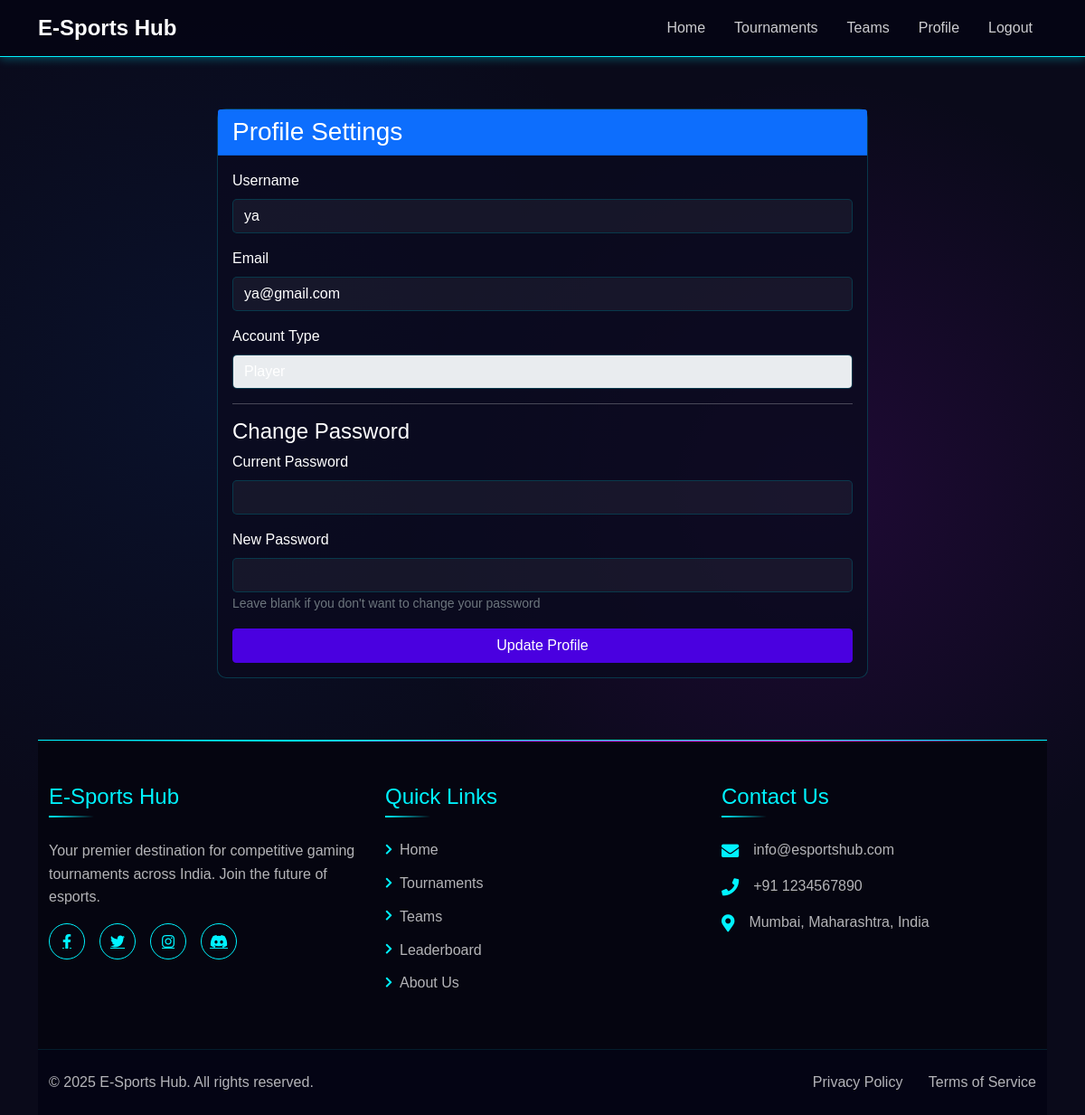
The page /profile.php (signed in) on the database its author committed.
### tables this page shows
CREATE TABLE `users` (
  `user_id` int(11) NOT NULL,
  `username` varchar(50) NOT NULL,
  `email` varchar(100) NOT NULL,
  `password` varchar(255) NOT NULL,
  `user_type` enum('player','organizer') NOT NULL,
  `is_verified` tinyint(1) DEFAULT 0,
  `verification_token` varchar(255) DEFAULT NULL,
  `token_expiry` datetime DEFAULT NULL,
  `created_at` timestamp NOT NULL DEFAULT current_timestamp()
);

### profile.php (the view, shortened to what this page needs)
<?php
require_once 'includes/init.php';
$user_id = $_SESSION['user_id'];
$sql = "SELECT * FROM users WHERE user_id = ?";
$stmt = $conn->prepare($sql);
$stmt->bind_param("i", $user_id);
$stmt->execute();
$result = $stmt->get_result();
$user = $result->fetch_assoc();
include 'includes/header.php';
?>
<div class="container my-5">
    <div class="row justify-content-center">
        <div class="col-md-8">
            <div class="card">
                <div class="card-header bg-primary text-white">
                    <h3 class="mb-0">Profile Settings</h3>
                </div>
                <div class="card-body">
                    <form method="POST" action="">
                        <div class="mb-3">
                            <label for="username" class="form-label">Username</label>
                            <input type="text" class="form-control" id="username" name="username"
                                   value="<?php echo htmlspecialchars($user['username']); ?>" required>
                        </div>
                        <div class="mb-3">
                            <label for="email" class="form-label">Email</label>
                            <input type="email" class="form-control" id="email" name="email"
                                   value="<?php echo htmlspecialchars($user['email']); ?>" required>
                        </div>
                        <div class="mb-3">
                            <label for="user_type" class="form-label">Account Type</label>
                            <input type="text" class="form-control" value="<?php echo ucfirst(htmlspecialchars($user['user_type'])); ?>" readonly>
                        </div>
                        <hr>
                        <h4>Change Password</h4>
                        <div class="mb-3">
                            <label for="current_password" class="form-label">Current Password</label>
                            <input type="password" class="form-control" id="current_password" name="current_password">
                        </div>
                        <div class="mb-3">
                            <label for="new_password" class="form-label">New Password</label>
                            <input type="password" class="form-control" id="new_password" name="new_password">
                            <small class="text-muted">Leave blank if you don't want to change your password</small>
                        </div>
                        <div class="d-grid">
                            <button type="submit" class="btn btn-primary">Update Profile</button>
                        </div>
                    </form>
                </div>
            </div>
        </div>
    </div>
</div>
<?php include 'includes/footer.php'; ?>

### includes/header.php (shortened to what this page needs)
<!DOCTYPE html>
<html lang="en">
<head>
    <link href="https://cdn.jsdelivr.net/npm/bootstrap@5.1.3/dist/css/bootstrap.min.css" rel="stylesheet">
    <link href="https://cdnjs.cloudflare.com/ajax/libs/font-awesome/5.15.4/css/all.min.css" rel="stylesheet">
    <link href="assets/css/style.css" rel="stylesheet">
    <link href="https://cdnjs.cloudflare.com/ajax/libs/aos/2.3.4/aos.css" rel="stylesheet">
</head>
<body>
    <nav class="navbar navbar-expand-lg navbar-dark bg-dark fixed-top">
        <div class="container">
            <a class="navbar-brand" href="index.php">E-Sports Hub</a>
            <div class="collapse navbar-collapse" id="navbarNav">
                <ul class="navbar-nav ms-auto">
                    <li class="nav-item">
                        <a class="nav-link" href="index.php">Home</a>
                    </li>
                    <?php if (!isset($_SESSION['user_type']) || $_SESSION['user_type'] !== 'organizer'): ?>
                        <li class="nav-item">
                            <a class="nav-link" href="tournaments.php">Tournaments</a>
                        </li>
                    <?php endif; ?>
                    <li class="nav-item">
                        <a class="nav-link" href="teams.php">Teams</a>
                    </li>
                    <?php if (isset($_SESSION['user_id'])): ?>
                        <li class="nav-item">
                            <a class="nav-link" href="profile.php">Profile</a>
                        </li>
                        <li class="nav-item">
                            <a class="nav-link" href="logout.php">Logout</a>
                        </li>
                    <?php endif; ?>
                </ul>
            </div>
        </div>
    </nav>
    <div class="container mt-5 pt-4">

### includes/footer.php (shortened to what this page needs)
 <footer class="footer mt-5">
     <div class="container py-5">
         <div class="row g-4">
             <div class="col-lg-4">
                 <h4 class="footer-title">E-Sports Hub</h4>
                 <p class="footer-text">Your premier destination for competitive gaming tournaments across India. Join the future of esports.</p>
                 <div class="social-links mt-3">
                     <a href="#" class="social-link"><i class="fab fa-facebook-f"></i></a>
                     <a href="#" class="social-link"><i class="fab fa-twitter"></i></a>
                     <a href="#" class="social-link"><i class="fab fa-instagram"></i></a>
                     <a href="#" class="social-link"><i class="fab fa-discord"></i></a>
                 </div>
             </div>
             <div class="col-lg-4">
                 <h4 class="footer-title">Quick Links</h4>
                 <ul class="footer-links">
                     <li><a href="index.php"><i class="fas fa-chevron-right"></i> Home</a></li>
                     <li><a href="tournaments.php"><i class="fas fa-chevron-right"></i> Tournaments</a></li>
                     <li><a href="teams.php"><i class="fas fa-chevron-right"></i> Teams</a></li>
                     <li><a href="leaderboard.php"><i class="fas fa-chevron-right"></i> Leaderboard</a></li>
                     <li><a href="about.php"><i class="fas fa-chevron-right"></i> About Us</a></li>
                 </ul>
             </div>
             <div class="col-lg-4">
                 <h4 class="footer-title">Contact Us</h4>
                 <ul class="footer-contact">
                     <li>
                         <i class="fas fa-envelope"></i>
                         <span>info@esportshub.com</span>
                     </li>
                     <li>
                         <i class="fas fa-phone"></i>
                         <span>+91 1234567890</span>
                     </li>
                     <li>
                         <i class="fas fa-map-marker-alt"></i>
                         <span>Mumbai, Maharashtra, India</span>
                     </li>
                 </ul>
             </div>
         </div>
     </div>
     <div class="footer-bottom">
         <div class="container">
             <div class="row">
                 <div class="col-md-6">
                     <p class="mb-0">&copy; <?php echo date('Y'); ?> E-Sports Hub. All rights reserved.</p>
                 </div>
                 <div class="col-md-6 text-md-end">
                     <a href="privacy.php" class="footer-link">Privacy Policy</a>
                     <a href="terms.php" class="footer-link">Terms of Service</a>
                 </div>
             </div>
         </div>
     </div>
 </footer>
</body>
</html>

### css/style.css (style rules this page uses)
.card { transition: transform 0.3s ease, box-shadow 0.3s ease; }
.btn-primary { background-color: #4a00e0; border-color: #4a00e0; }

### includes/header.php (style rules this page uses)
:root { --neon-blue: #00f3ff; --neon-pink: #ff00ff; --neon-purple: #bf00ff; --dark-bg: #0a0a1a; --darker-bg: #050510; --card-bg: rgba(10, 10, 30, 0.8); --primary-color: #4a00e0; --primary-hover: #3a00b0; }
* { margin: 0; padding: 0; box-sizing: border-box; }
body { font-family: 'Orbitron', sans-serif; background-color: var(--dark-bg); color: white; overflow-x: hidden; background-image: radial-gradient(circle at 20% 35%, rgba(10, 40, 95, 0.25) 0%, transparent 40%), radial-gradient(circle at 75% 44%, rgba(95, 10, 135, 0.25) 0%, transparent 40%); }
.navbar { background-color: rgba(5, 5, 20, 0.9) !important; border-bottom: 1px solid var(--neon-blue); padding: 0.5rem 1rem; position: fixed; width: 100%; z-index: 1000; box-shadow: 0 2px 10px rgba(0, 243, 255, 0.3); transition: all 0.3s ease; }
.navbar-brand { color: white !important; font-weight: 700; font-size: 1.5rem; position: relative; }
.navbar-brand::before { content: ""; position: absolute; height: 4px; width: 100%; bottom: -4px; left: 0; background: linear-gradient(90deg, var(--neon-blue), var(--neon-purple)); transform: scaleX(0); transform-origin: bottom left; transition: transform 0.3s ease-out; }
.nav-link { color: rgba(255, 255, 255, 0.8) !important; margin: 0 0.5rem; position: relative; font-weight: 500; transition: color 0.3s; }
.nav-link::after { content: ''; position: absolute; width: 0; height: 2px; bottom: 0; left: 50%; background: linear-gradient(90deg, var(--neon-blue), transparent); transition: all 0.3s ease; }
.card { transition: transform 0.3s ease, box-shadow 0.3s ease; background-color: var(--card-bg); border: 1px solid rgba(0, 243, 255, 0.2); border-radius: 10px; margin-bottom: 20px; }
.form-control { background-color: rgba(255, 255, 255, 0.05); border: 1px solid rgba(0, 243, 255, 0.2); color: white; border-radius: 5px; }

### includes/footer.php (style rules this page uses)
.footer { background-color: var(--darker-bg); border-top: 1px solid var(--neon-blue); position: relative; overflow: hidden; }
.footer::before { content: ''; position: absolute; top: 0; left: 0; width: 100%; height: 1px; background: linear-gradient(90deg, transparent, var(--neon-blue), var(--neon-purple), var(--neon-pink), transparent ); animation: borderGlow 3s linear infinite; }
.footer-title { color: var(--neon-blue); font-size: 1.5rem; margin-bottom: 1.5rem; position: relative; padding-bottom: 0.5rem; }
.footer-title::after { content: ''; position: absolute; left: 0; bottom: 0; width: 50px; height: 2px; background: linear-gradient(90deg, var(--neon-blue), transparent); }
.footer-text { color: rgba(255, 255, 255, 0.7); line-height: 1.6; }
.social-links { display: flex; gap: 1rem; }
.social-link { display: flex; align-items: center; justify-content: center; width: 40px; height: 40px; border-radius: 50%; border: 1px solid var(--neon-blue); color: var(--neon-blue); transition: all 0.3s ease; }
.footer-links { list-style: none; padding: 0; margin: 0; }
.footer-links li { margin-bottom: 0.8rem; }
.footer-links a { color: rgba(255, 255, 255, 0.7); text-decoration: none; transition: all 0.3s ease; display: flex; align-items: center; }
.footer-links a i { margin-right: 0.5rem; font-size: 0.8rem; color: var(--neon-blue); }
.footer-contact { list-style: none; padding: 0; margin: 0; }
.footer-contact li { display: flex; align-items: center; margin-bottom: 1rem; color: rgba(255, 255, 255, 0.7); }
.footer-contact li i { color: var(--neon-blue); margin-right: 1rem; font-size: 1.2rem; }
.footer-bottom { background-color: rgba(5, 5, 20, 0.9); padding: 1.5rem 0; border-top: 1px solid rgba(0, 243, 255, 0.1); }
.footer-bottom p { color: rgba(255, 255, 255, 0.7); }
.footer-link { color: rgba(255, 255, 255, 0.7); text-decoration: none; margin-left: 1.5rem; transition: color 0.3s ease; }

### rows shown on the page
users: username "ya", email "ya@gmail.com", user_type "Player"
